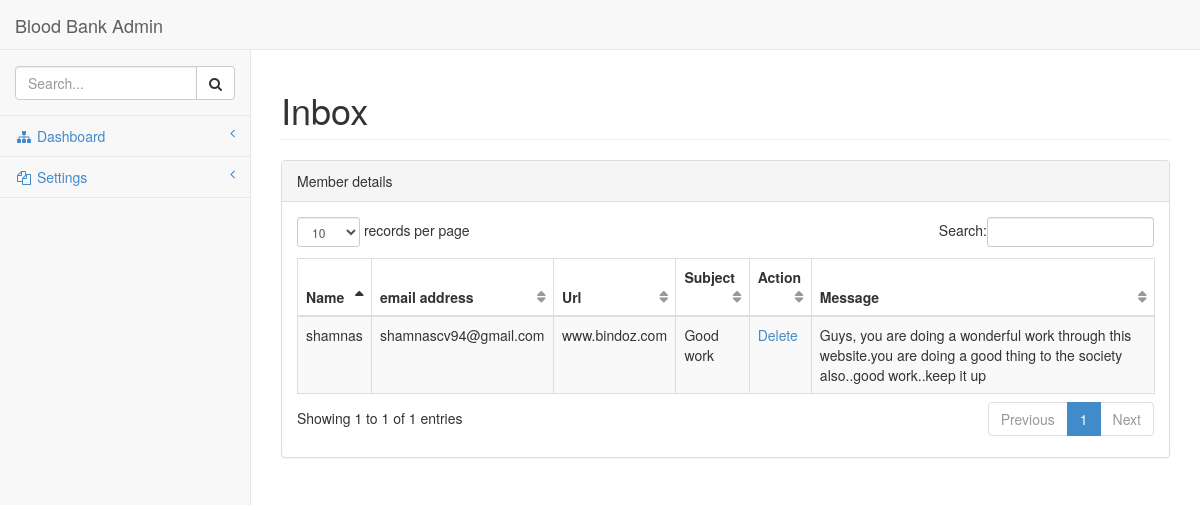
Page /admin/inbox.php (signed in) on the committed database.
### tables this page shows
CREATE TABLE `contact` (
  `msg_id` int(11) NOT NULL AUTO_INCREMENT,
  `name` varchar(55) DEFAULT NULL,
  `subject` varchar(55) DEFAULT NULL,
  `email` varchar(55) DEFAULT NULL,
  `url` varchar(100) DEFAULT NULL,
  `message` varchar(1000) DEFAULT NULL,
  PRIMARY KEY (`msg_id`)
);

### admin/inbox.php (the view, shortened to what this page needs)
<?php session_start();
require('connect.php')?>
<!DOCTYPE html>
<html>
<head>
    <link href="css/bootstrap.min.css" rel="stylesheet">
    <link href="font-awesome/css/font-awesome.css" rel="stylesheet">
    <link href="css/plugins/dataTables/dataTables.bootstrap.css" rel="stylesheet">
    <link href="css/sb-admin.css" rel="stylesheet">
</head>
<body>
    <div id="wrapper">
        <nav class="navbar navbar-default navbar-fixed-top" role="navigation" style="margin-bottom: 0">
            <div class="navbar-header">
                <a class="navbar-brand" href="home.php">Blood Bank Admin</a>
            </div>
            <div class="navbar-default navbar-static-side" role="navigation">
                <div class="sidebar-collapse">
                    <ul class="nav" id="side-menu">
                        <li class="sidebar-search">
                            <div class="input-group custom-search-form">
                                <input type="text" class="form-control" placeholder="Search...">
                                <span class="input-group-btn">
                                <button class="btn btn-default" type="button">
                                    <i class="fa fa-search"></i>
                                </button>
                            </span>
                            </div>
                        </li>
                        <li>
                            <a href="#"><i class="fa fa-sitemap fa-fw"></i> Dashboard<span class="fa arrow"></span></a>
                        </li>
                        <li>
                            <a href="#"><i class="fa fa-files-o fa-fw"></i> Settings<span class="fa arrow"></span></a>
                        </li>
                    </ul>
                </div>
            </div>
        </nav>
        <div id="page-wrapper">
            <div class="row">
                <div class="col-lg-12">
                    <h1 class="page-header">Inbox</h1>
                </div>
            </div>
            <div class="row">
                <div class="col-lg-12">
                    <div class="panel panel-default">
                        <div class="panel-heading">
Member details
                        </div>
                        <div class="panel-body">
                            <div class="table-responsive">
                                <table class="table table-striped table-bordered table-hover" id="dataTables-example">
                                    <thead>
                                        <tr>
                                            <th>Name</th>
                                            <th>email address</th>
                                            <th>Url</th>
                                            <th>Subject</th>
                                            <th>Action</th>
                                            <th>Message</th>
                                        </tr>
                                    </thead>
                                    <tbody>
<?php $result = mysqli_query($con,"SELECT * FROM contact");
while($row = mysqli_fetch_array($result))
  {
                                        echo "<tr class='odd gradeX'>";
                                            echo "<td>".$row['name']."</td>";
                                          echo  "<td>".$row['email']."</td>";
                                            echo "<td>".$row['url']."</td>";
                                            echo "<td>".$row['subject']."</td>";
                                            echo "<td><a href='deletemsg.php?id=".$row['msg_id']."'>Delete</a></td>";
                                            echo "<td>".$row['message']."</td>";
                                        echo "</tr>";
					}
                                       ?>
                                    </tbody>
                                </table>
                            </div>
                        </div>
                    </div>
                </div>
            </div>
                        </div>
                    </div>
</body>
</html>

### admin/css/sb-admin.css (style rules this page uses)
body { padding-top: 100px; background-color: #f8f8f8; }
@media (min-width:768px) { body { padding-top: 50px; } }
#wrapper { width: 100%; }
#page-wrapper { padding: 0 15px; min-height: 568px; background-color: #fff; }
@media (min-width:768px) { #page-wrapper { position: inherit; margin: 0 0 0 250px; padding: 0 30px; min-height: 1300px; border-left: 1px solid #e7e7e7; } }
.navbar-static-side ul li { border-bottom: 1px solid #e7e7e7; }
.sidebar-search { padding: 15px; }
.arrow { float: right; }
.fa.arrow:before { content: "\f104"; }
@media (min-width:768px) { .navbar-static-side { z-index: 1; position: absolute; width: 250px; margin-top: 51px; } }
table.dataTable thead .sorting, table.dataTable thead .sorting_asc, table.dataTable thead .sorting_desc, table.dataTable thead .sorting_asc_disabled, table.dataTable thead .sorting_desc_disabled { background: transparent; }
table.dataTable thead .sorting_asc:after { content: "\f0de"; float: right; font-family: fontawesome; }
table.dataTable thead .sorting:after { content: "\f0dc"; float: right; font-family: fontawesome; color: rgba(50,50,50,.5); }

### rows in the picture
contact: name "shamnas", email "shamnascv94@gmail.com", url "www.bindoz.com", subject "Good work", message "Guys, you are doing a wonderful work through this website.you are doing a good thing to the society also..good work..keep it up"
